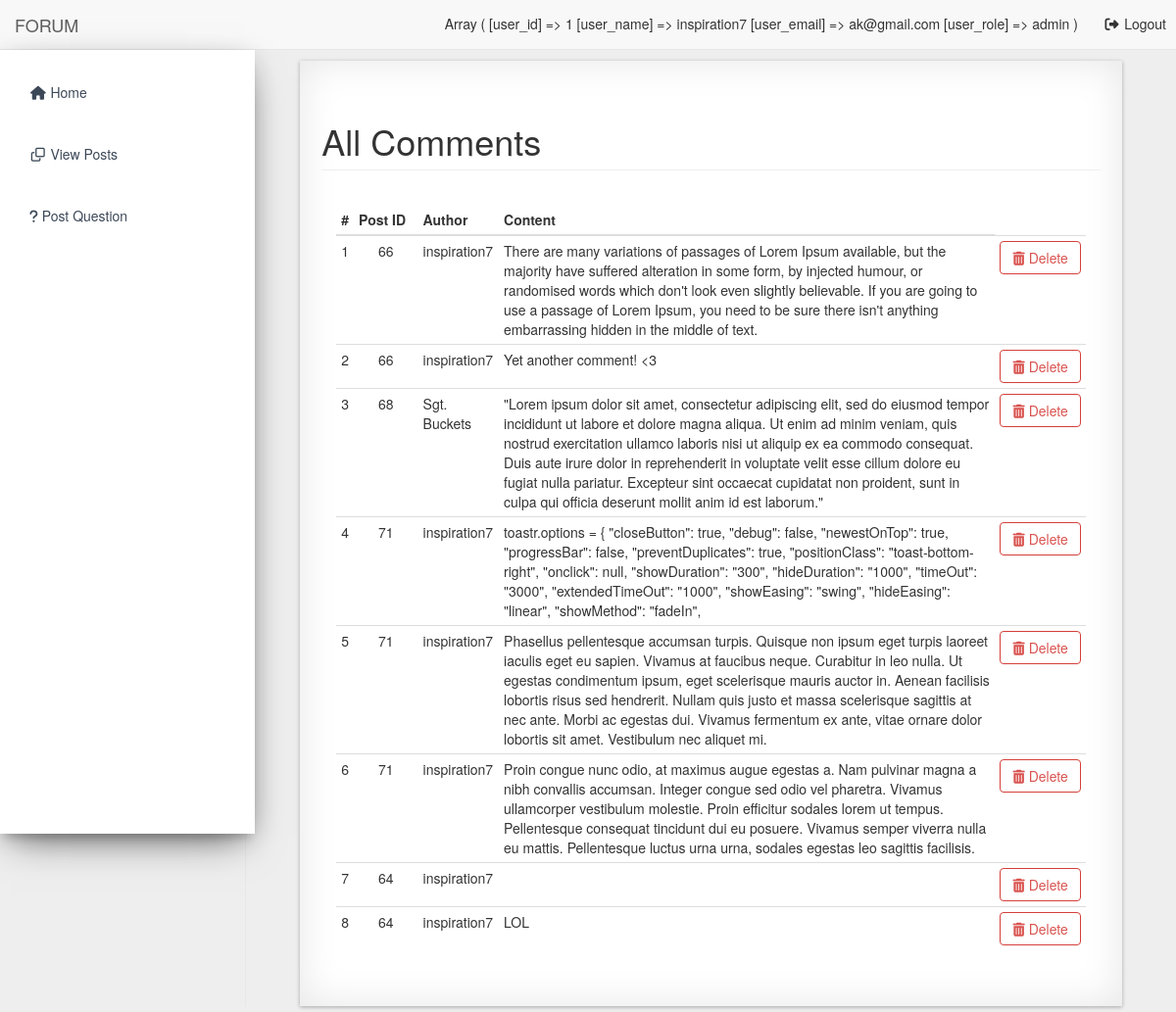
Page /admin/comments.php (signed in) on the earlier database version.
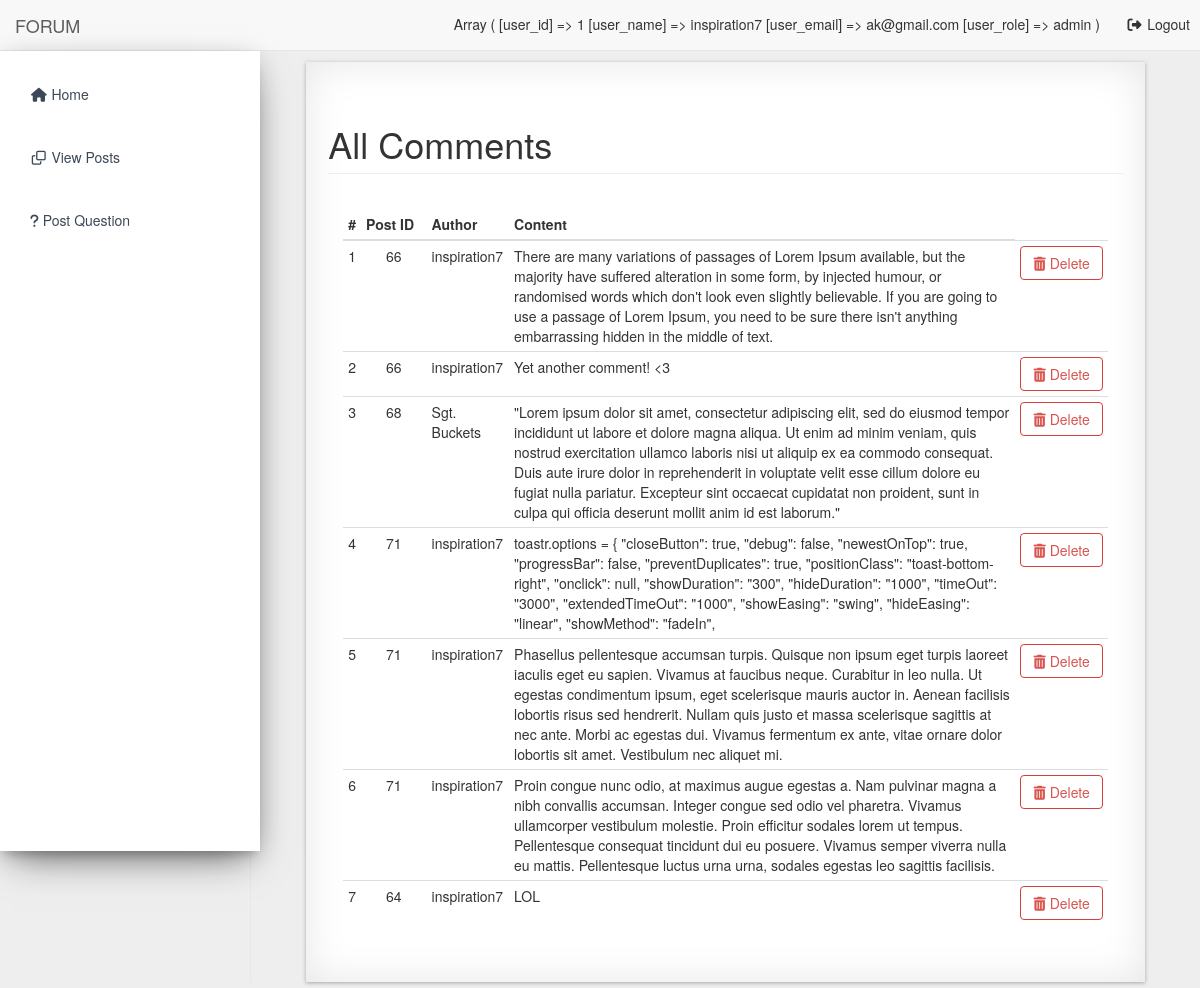
Same page on the later database version.
### tables this page shows
CREATE TABLE `comments` (
  `comment_id` int(11) NOT NULL,
  `comment_post_id` int(11) NOT NULL,
  `comment_author` varchar(255) NOT NULL,
  `comment_author_id` int(11) NOT NULL,
  `comment_content` text NOT NULL,
  `created_at` datetime NOT NULL,
  `updated_at` datetime NOT NULL,
  `is_deleted` bit(1) NOT NULL DEFAULT b'0',
  `deleted_by` int(11) NOT NULL
);

### classes/Database.php (called while the page is built, shortened)
<?php
    class Database {
        private $servername;
        private $username;
        private $password;
        private $database;
        private $connection;
        public function __construct() {
            $this->servername = "localhost";
            $this->username = "aniket";
            $this->password = "aniket";
            $this->database = "forumdb";
        }
        public function connectDB() {
            $this->connection = new mysqli($this->servername, $this->username, $this->password, $this->database);
        }
        public function getConnection() {
            return $this->connection;
        }
    }
    $database = new Database();
?>

### classes/Comments.php (called while the page is built, shortened)
<?php
	require_once("Database.php");
	class Comments {
		private $connection;
		public function __construct() {
			global $database;
			$this->connection = $database->getConnection();
		}
		public function getAllComments() {
			$sql = "SELECT * FROM comments WHERE is_deleted = 0";
			$result_set = $this->connection->query($sql);
			return $result_set;
		}
	}
?>

### admin/comments.php (the view, shortened to what this page needs)
<!DOCTYPE html>
<html lang="en">
    <?php
        require_once("../ui-elements/header.php");
        require_once("../classes/Comments.php");
    ?>
    <body>
        <div id="wrapper">
            <?php
                require_once("../ui-elements/navigation.php");
            ?>
            <div id="page-wrapper">
                <div class="container-fluid container-fluid-mine effect8 padding-mine">
                    <div class="row">
                    <div class="col-lg-12">
                        <h1 class="page-header">All Comments</h1>
                    </div>
                </div>
                <div class="panel-body">
                    <div class="table-responsive">
                        <table class="table table-hover table-condensed" id="comments-table">
                            <thead>
                                <tr>
                                    <th>#</th>
                                    <th>Post ID</th>
                                    <th>Author</th>
                                    <th>Content</th>
                                </tr>
                            </thead>
                            <tbody>
                                <?php
                                    $sr_no = 1;
                                    $comments = new Comments();
                                    $result_set = $comments->getAllComments();
                                    while($row = mysqli_fetch_assoc($result_set)) {
                                        extract($row);
                                ?>
                                        <tr>
                                            <td><?php echo $sr_no; ?></td>
                                            <td style="text-align: center; padding-left: 25px; padding-right: 25px;"><?php echo $comment_post_id; ?></td>
                                            <td><?php echo $comment_author; ?></td>
                                            <td><?php echo $comment_content; ?></td>
                                            <td><a class='btn btn-outline btn-danger' onclick="deleteCommentClicked(event, <?php echo $comment_id; ?>, this);"><span class='fa fa-trash'></span> Delete</a></td>
                                        </tr>
                                <?php
                                        $sr_no++;
                                    }
                                ?>
                            </tbody>
                        </table>
                    </div>
                </div>
            </div>
        </div>

Differences in the rows shown:
no longer on this page (row edited): comments: comment_post "64", comment_author "inspiration7"
